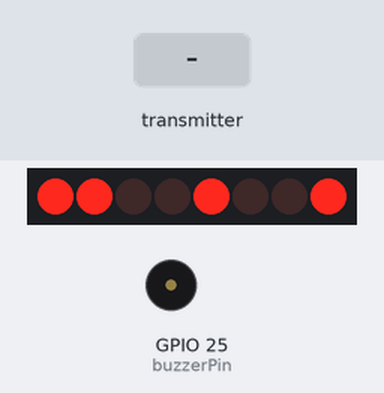
Bench run of a sketch on a simulated ESP32. Parts: 8 port-expander outputs drawn as a row of LEDs (first output left, lit = HIGH), buzzer (waves = sounding). Wiring (inferred from the names in the program): PCF8574 port expander at I2C address 0x3E. Wiring (inferred from the signals the program sends): row of LEDs: on Q0, Q1, Q2, Q3, Q4, Q5, Q6, Q7. The test bench sets the inputs (shaded band). What the sketch prints to the serial monitor is not drawn.

Above: at 0.2 s.
At 1.5 s:
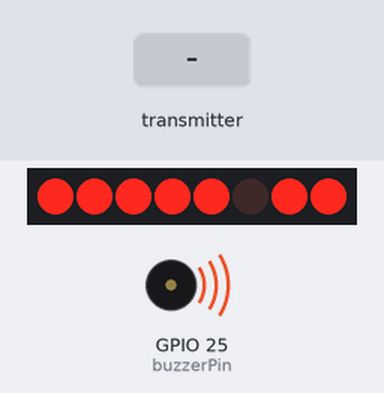
1.6 s: the transmitter starts sending buttonStatus = 0
At 24.07 s:
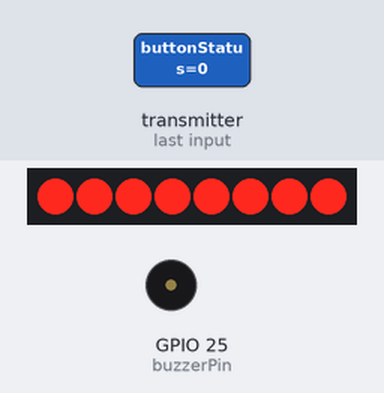
Timing chart, 0 to 27.3 s (numbered marks = the images above; inputs shaded):
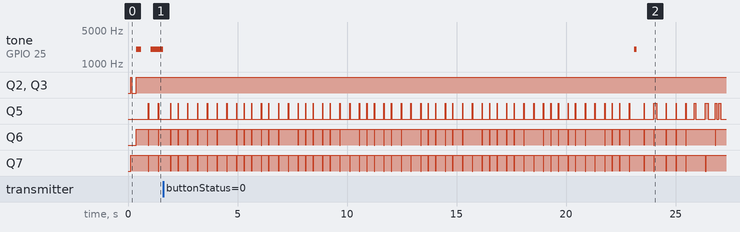

The sketch:

Parent_Unit.ino
```cpp
#include <esp_now.h>      //EPS-NOW通信用のライブラリ
#include <WiFi.h>         //WiFiを使うためのライブラリ
#include <Wire.h>         //LCDを使うためのライブラリ
#include "esp_wifi.h"     //親機のチャンネルを強制固定するためのライブラリ

//設定項目
#define I2C_ADDR 0x3E     //AE-AQM1620AwpのI2Cアドレス
const int buzzerPin = 25;   //ブザーをつなぐピンを25番

//強度のしきい値
const int borderLine = -50; //軽い警告【約2m離れたときの数値】
const int dangerLine = -70; //強い警告

//猶予時間(ミリ秒)
const int alertDelay  = 5000;            //5秒間強度が低いままなら発報
const int lostDelay = 7000;              //7秒間通信が途絶えたらロスト発報
const int recoveryDelay = 2000;         //2秒間安全圏が続かないと復帰したとみなさない

//ブザー音の設定
const int freq = 2000;      //音の高さ2000Hz
const int resolution = 8;  //音の細かさの設定

//状態管理変数
int kyoudo = 0;                             //現在の接続強度を保存
unsigned long lastRecvTime = 0;             //最後に電波を受信した時刻を保存
unsigned long lowSignalStartTime = 0;       //低強度(離れた状態)が始まった時刻を記録する変数
unsigned long recoveryStartTime = 0;        //安全圏に戻った時間を保存
String lastMessage = "";                    //液晶2段目前回の文字を記憶し、無駄な再書き込みを防ぐ
unsigned long lastLcdUpdataTime = 0;        //液晶1段目を最後に書き終えた時刻を保存
unsigned long i2cErrorStartTime = 0;        //液晶への通信エラーが発生し始めた時間を保存(フリーズ監視用タイマ)

//構造体の定義(子機から届くデータの入れ物)
typedef struct struct_message{
  int buttonStatus;     //0:何もなし　1:ボタンが押された
}struct_message;
struct_message incomingData;    //届いたデータを入れる変数

uint8_t childAddress[] = {0x10, 0x06, 0x1C, 0x40, 0xB5, 0x14};      //子機のMACアドレス
struct_message myData;                     //親機から子機へ定期送信して子機に強度をはからせるためのデータを入れる箱

/*---------------------------------------液晶操作関数-----------------------------------------*/
//【フリーズ自動復旧】液晶がノイズや電圧ドロップでフリーズしたときに裏で強制リセットをかけ復帰させる関数
void checkAndRecverI2C(){
  //送信エラーが発生し(i2cErrorStartTimeが0以外)その状態が1秒(1000ms)以上続いていたら
  if(i2cErrorStartTime != 0 && (millis() - i2cErrorStartTime > 1000)){
    Serial.println("【警告】液晶通信のフリーズを検知、自動復旧します");
    Wire.end();               //液晶との通信線ハングアップ状態ごと完全にシャットダウン
    delay(10);                //回線が落ち着くまで10ミリ待機
    Wire.begin(21,22);        //再度21番22番ピンでI2C通信を初期化して接続を再開
    Wire.setClock(100000);    //液晶の本来のノイズに強く安定した速度(100kHz)に通信クロックを設定
    Wire.setTimeOut(20);      //液晶が応答しなくても最大20msであきらめて処理を次に進める

    //液晶画面のハードウェア内部を完全にリフレッシュするためのリセットコマンド群を送信
    lcd_command(0x38);  lcd_command(0x39);  lcd_command(0x14);
    lcd_command(0x73);  lcd_command(0x56);  lcd_command(0x6C);
    delay(200);                                                   //液晶が立ち上がるのを少し待つ
    lcd_command(0x38);  lcd_command(0x0C);  lcd_command(0x01);    //画面をまっさらにクリア

    //画面の初期化により文字が消えたため、次回のループで強制的に現在の最新文字を再度表示
    lastMessage = "";
    lastLcdUpdataTime = 0;
   }
}

//液晶へコマンドを送信する関数
void lcd_command(uint8_t command){
  Wire.beginTransmission(I2C_ADDR);               //液晶のアドレスを指定して通信スタート
  Wire.write(0x00);                               //コマンド指定
  Wire.write(command);                            //コマンドの本体データを送る
  //送信を完了し液晶からの返事(ACK)を確認。0以外なら液晶が返事をしていない(エラー)
  if(Wire.endTransmission() != 0){
    //エラーが起き、エラータイマが動いてなければi2cErrorStartTimeへ時刻を記録
    if(i2cErrorStartTime == 0){                   //0をタイマが動いていない
      i2cErrorStartTime = millis();               //エラー開始時間を記録
    }
    return;                            //固まるのを防ぐためこれ以上液晶の操作はせs図関数を抜ける
  }
  i2cErrorStartTime = 0;                          //正常に通信で来たらエラータイマをリセット
  delay(5);                                       //液晶が支持を処理するための猶予時間5ミリ待つ
}

//液晶へ文字データを送信する関数
  void lcd_data(uint8_t data){
    Wire.beginTransmission(I2C_ADDR);             //液晶への通信スタート
    Wire.write(0x40);                             //今から送るのは画面に表示する文字データという合図を送る
    Wire.write(data);                             //文字のデータ本体を送る
    Wire.endTransmission();                       //送信完了
  }

//液晶に文字列を表示する関数
//送られてきた文字列を1文字ずつ分解して連続で画面に表示
void lcd_print(const char *str){
  while(*str){                                    //文字列の末尾に到達するまでループ　　*str＝0で条件一致終了
    lcd_data(*str++);                             //1文字液晶に送るごとに次の文字へとアドレスを1つ進める
  }
}

//液晶の初期化関数を新規作成
void lcd_init(){
  Wire.begin(21,22);                               //SDAを21番SCLを22番ピンに指定しI2C通信を開始
  delay(100);                                      //通信回路が安定するまで100ミリ秒待つ
  //液晶の取説に指定されている初期設定用のコマンド群を順番に送信
  lcd_command(0x38);  lcd_command(0x39);  lcd_command(0x14);
  lcd_command(0x73);  lcd_command(0x56);  lcd_command(0x6C);
  delay(200);                                       //液晶内部の初期化処理を200ミリ待つ
  lcd_command(0x38);  lcd_command(0x0C);  lcd_command(0x01);  //画面をオンにしてクリア
  delay(20);                                        //完全に準備が整うまで20ミリ待つ
}


//【重要】子機から電波を物理的に受信した瞬間に裏で呼び出される関数
void OnDataRecv(const esp_now_recv_info_t * info, const uint8_t * data, int len){
 //届いたバイナリデータを一番上で設計した構造体の形にそっくりそのままコピー
  memcpy(&incomingData, data, sizeof(incomingData));
  //受信時の接続強度の保存
  kyoudo = info->rx_ctrl->rssi;
  lastRecvTime = millis();               //子機の電波を受信した時間を更新

  //シリアルモニタにりたるタイムで接続強度を表示
  Serial.print("電波強度(RSSI):");      //デバッグ用
  Serial.println(kyoudo);

}
/*********************************セットアップ*********************************/
//電源が入ったとき、又はリセットボタンが押されたときに実行される関数
void setup() {

  Serial.begin(115200);          //シリアル通信速度を115200に設定
  setCpuFrequencyMhz(80);        //CPUの動作速度を標準の240Mhzから80MHzに落としノイズと消費電力を激減させる
  lcd_init();                                 //液晶の準備
  ledcAttach(buzzerPin, freq, resolution);    //ブザーの準備

  Wire.setClock(100000);                      //液晶通信の速度を100kHzにロック
  Wire.setTimeOut(20);                        //通信フリーズ防止用のタイムアウト20ms

  WiFi.mode(WIFI_STA);                        //WiFiをステーションモードに設定
  WiFi.setTxPower(WIFI_POWER_11dBm);          //無駄な電力を放出して回路にノイズを発生させないよう出力を抑える

  //【双方向通信対策】親機と子機の電波周波をチャンネル1で完全に一致させる
  esp_wifi_set_channel(1, WIFI_SECOND_CHAN_NONE);

  WiFi.setSleep(false);                       //WiFino省電力スリープ機能をオフにし子機からの電波を24時間受信可能に
  WiFi.disconnect();                          //過去のWiFiルーターの情報を念のためリセット

  //親機のMACアドレスをシリアルモニタへ表示
  Serial.print("子機に書き込む親機のMACアドレス:");
  Serial.println(WiFi.macAddress());

  //ESP-NOWの初期化
  if(esp_now_init() != ESP_OK){
    Serial.println("ESP-NOW初期化失敗");
    delay(5000);
    ESP.restart();        //本体リセット(再起動)
    return;
  }

  //初期化できたらOnDataRecvを自動起動
  esp_now_register_recv_cb(OnDataRecv);

  //【双方向通信対策】loop内で子機に定期電波を送るために子機の番号を登録
  esp_now_peer_info_t peerInfo;
  memset(&peerInfo, 0, sizeof(peerInfo));             //中身をクリア
  memcpy(peerInfo.peer_addr, childAddress, 6);        //通信相手の欄に子機のアドレスを書き込む
  peerInfo.channel = 1;                               //チャンネル1を指定
  peerInfo.encrypt = false;                           //暗号化は使わない

  //親機を通信相手として登録
  if(esp_now_add_peer(&peerInfo) != ESP_OK){
    Serial.println("子機のペアリング失敗");
    delay(5000);
    ESP.restart();        //本体リセット(再起動)
    return;

  }else{
    Serial.println("子機のペアリング登録成功");
  }
  Serial.println("親機：受信待ちの状態です");
}

/*********************************ループ*********************************/
//セットアップが終わったら電源が切れるまで実行
void loop() {
  unsigned long now = millis();           //起動してからの現在時刻
  char lcd_buf[20];                       //表示用バッファ

  checkAndRecverI2C();                    //液晶がフリーズしていないか毎ループチェック＆自動復帰

  //【双方向対応の定期送信】子機に電波をはからせるきっかけをつくるため、親機からもデータを送信
  myData.buttonStatus = 0;                //親機はボタンを押していないので通常データセット【今後の拡張用】
  esp_now_send(childAddress, (uint8_t*) &myData, sizeof(myData)); //子機のアドレスに向けでデータ送信

  //Lost判定の作成true/false
  //子機から一度も受信していないもしくは最後に受信した時間から7秒以上たっていたらロストと判断
  bool isLost = (lastRecvTime == 0 || (now - lastRecvTime > lostDelay));

 // 1段目：電波強度の表示(毎ループ書き換えると通信ノイズで液晶がフリーズするため500msに1回だけ)
  if(now - lastLcdUpdataTime > 500){
    lcd_command(0x80);                                //液晶の1行目の先頭にカーソル位置を移動
    if (lastRecvTime == 0) {
      lcd_print("SEARCHING...   ");                   //子機からの電波を一度も受けていなければ検索中と表示
    }else{
      //現在の最新電波強度を表示
      sprintf(lcd_buf, "RSSI: %d dBm    ", kyoudo);
      lcd_print(lcd_buf);
    }
    lastLcdUpdataTime = now;                          //1行目を更新した現時刻を保存し次の500msに備える
  }

  // 2段目：警告判定
  String currentMessage = "";                   //子のループ内で液晶の2段目に表示すべき文字を入れておくための空変数

  // 【判定1】通信途絶判定 (最優先)ロストの時発報
  if (isLost) {
    currentMessage = "LOST:ALERT!!   ";         //文字を保存
    //500msおきにブザーをぴっぴー、ぴっぴーとゆっくり鳴らすためのON/OFF計算
    if ((now / 500) % 2 == 0) ledcWriteTone(buzzerPin, freq);     //割り切れる時間は音を鳴らす
    else ledcWriteTone(buzzerPin, 0);                             //割り切れない時間は音を止める
  }

  // 【判定2】電波強度がしきい値-50以下の時
  else if (kyoudo <= borderLine) {
    recoveryStartTime = 0;                      // 安全圏タイマーをリセット
    // まだカウントが始まっていなければ、今この瞬間をスタートにする
    if (lowSignalStartTime == 0) lowSignalStartTime = now;

    unsigned long duration = now - lowSignalStartTime;      //離れ始めてから何秒経過したか
    //【判定2-A】離れ始めてから5秒以上経過したら警告アラート
    //バッグの中や壁などの遮へい物を考慮しすぐには鳴らさない
    if (duration >= alertDelay) {
      //強度が危険圏の-70以下まで離れていたら最終通告の警報アラート
      if (kyoudo <= dangerLine) {
        currentMessage = "DANGER: TOO FAR ";    //文字を保存
        if ((now / 400) % 2 == 0) ledcWriteTone(buzzerPin, freq);
        else ledcWriteTone(buzzerPin, 0);
      }
      //-50～-69の間の緩やかな離れの場合は注意(CAUTION)を通知
      else {
        currentMessage = "CAUTION: AWAY   ";  // 表示する文字をセット
        Serial.println("電波強度低下(5秒以上経過)");
        //400msごとにぴーぴーと警告音を鳴らす
         //100msおきに3拍子のテンポでぴぴぴっぴぴぴっと強めので高い音を発報
        if ((now / 100) % 3 == 0) ledcWriteTone(buzzerPin, freq + 500);   //500Hz高くして音を鳴らす
        else ledcWriteTone(buzzerPin, 0);

      }

    }
    //【判定2-B】離れ始めてからまだ5秒たってない間は1秒ごとにカウントダウンの数字を表示
    else {
      // 5秒経過するまでのカウントダウン
      int remaining = (alertDelay - duration) / 1000;   //残り何秒あるかをミリから秒へ
      sprintf(lcd_buf, "CHECKING...%ds ", remaining);   //文字列を構成
      currentMessage = String(lcd_buf);                 //組み立てた文字を表示
      ledcWriteTone(buzzerPin, 0);                      //猶予期間中のためブザーは鳴らさない
    }
  }

  // 【判定3】電波強度が安全圏-49以上の時
  else {
    ledcWriteTone(buzzerPin,0);                          //安全圏に戻ったのでブザーを即止める
    //直前までlowSignalStartTimeが動いていたなら様子見として戻ってきたタイミングで開始
    if (lowSignalStartTime != 0) {
      if (recoveryStartTime == 0) recoveryStartTime = now;  //戻ってきたら様子見でタイマースタート
      //様子見を開始してから2秒以上安全圏をキープで来たらタイマーをリセット(最終確認)
      if (now - recoveryStartTime >= recoveryDelay) {
        lowSignalStartTime = 0;                           //猶予時間をはかるタイマーをリセット
        recoveryStartTime = 0;                            //様子見のタイマーをリセット
        currentMessage = "SAFE ZONE      ";
      }
      //まだ戻ってきてから2秒たっていない間は復帰中を表示
      else{
        currentMessage = "RECOVERING...  ";
      }
    }
    //直前も安全圏にいた場合はセーフゾーンの表示
    else{
      currentMessage = "SAFE ZONE      ";
      ledcWriteTone(buzzerPin, 0);
    }
  }

  //【液晶フリーズ防止ロジック】
  //今の2段目の文字(currtntMessage)が前回表示した文字(lastmessage)と
  //変化した瞬間だけ液晶画面の2段目にデータ送信して書き換える
  //これにより同じ文字を毎秒何百回も液晶に送り続けて通信線がバグるのを防ぐ
  if (currentMessage != lastMessage && currentMessage != "") {
    lcd_command(0xC0);        //液晶の2行目の先頭にカーソル移動
    // 液晶は16文字なので、足りない部分をスペースで埋める処理
    //過去の文字が右端に残るバグを防ぐ
    while(currentMessage.length() < 16) {
      currentMessage += " ";
    }
    lcd_print(currentMessage.c_str());      //16文字ぴったりの文字データを液晶に送信して上書き
    lastMessage = currentMessage;           //今回表示した文字を前回の文字として記録(次回ループ用)
    }
  delay(100);
}
```
